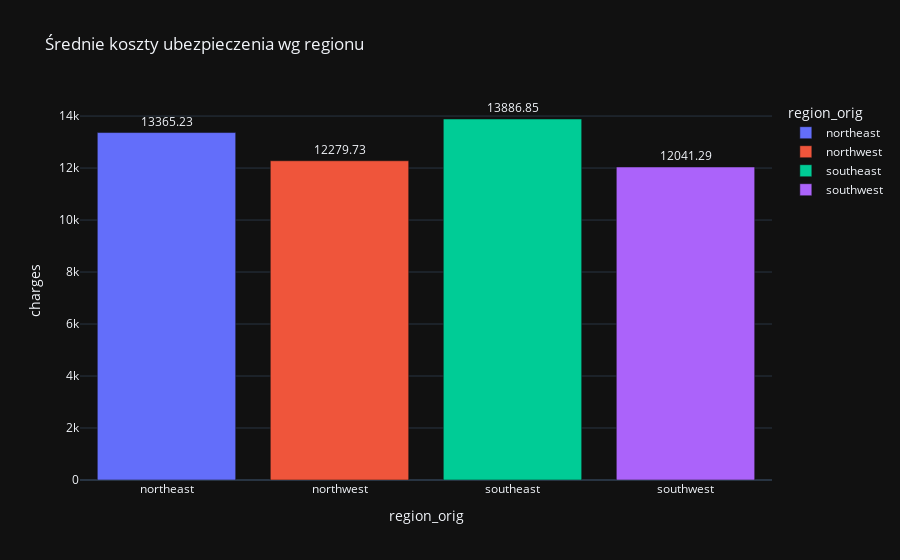

Notebook code cell kept with this figure:
### Code cell
fig4 = px.bar(
    avg_by_region, x='region_orig', y='charges', color='region_orig',
    title="Średnie koszty ubezpieczenia wg regionu", text='charges'
)
fig4.update_traces(texttemplate='%{text:.2f}', textposition='outside')
fig4.show()

### Figure 1 — Plotly figure (JSON) as saved in the notebook; plotly's stock layout.template omitted (floating-point values rounded to 4 significant figures)
{"data": [{"alignmentgroup": "True", "hovertemplate": "region_orig=%{x}<br>charges=%{text}<extra></extra>", "legendgroup": "northeast", "marker": {"color": "#636efa", "pattern": {"shape": ""}}, "name": "northeast", "offsetgroup": "northeast", "orientation": "v", "showlegend": true, "text": [13370.0], "textposition": "outside", "x": ["northeast"], "xaxis": "x", "y": [13370.0], "yaxis": "y", "type": "bar", "texttemplate": "%{text:.2f}"}, {"alignmentgroup": "True", "hovertemplate": "region_orig=%{x}<br>charges=%{text}<extra></extra>", "legendgroup": "northwest", "marker": {"color": "#EF553B", "pattern": {"shape": ""}}, "name": "northwest", "offsetgroup": "northwest", "orientation": "v", "showlegend": true, "text": [12280.0], "textposition": "outside", "x": ["northwest"], "xaxis": "x", "y": [12280.0], "yaxis": "y", "type": "bar", "texttemplate": "%{text:.2f}"}, {"alignmentgroup": "True", "hovertemplate": "region_orig=%{x}<br>charges=%{text}<extra></extra>", "legendgroup": "southeast", "marker": {"color": "#00cc96", "pattern": {"shape": ""}}, "name": "southeast", "offsetgroup": "southeast", "orientation": "v", "showlegend": true, "text": [13890.0], "textposition": "outside", "x": ["southeast"], "xaxis": "x", "y": [13890.0], "yaxis": "y", "type": "bar", "texttemplate": "%{text:.2f}"}, {"alignmentgroup": "True", "hovertemplate": "region_orig=%{x}<br>charges=%{text}<extra></extra>", "legendgroup": "southwest", "marker": {"color": "#ab63fa", "pattern": {"shape": ""}}, "name": "southwest", "offsetgroup": "southwest", "orientation": "v", "showlegend": true, "text": [12040.0], "textposition": "outside", "x": ["southwest"], "xaxis": "x", "y": [12040.0], "yaxis": "y", "type": "bar", "texttemplate": "%{text:.2f}"}], "layout": {"xaxis": {"anchor": "y", "domain": [0.0, 1.0], "title": {"text": "region_orig"}, "categoryorder": "array", "categoryarray": ["northeast", "northwest", "southeast", "southwest"]}, "yaxis": {"anchor": "x", "domain": [0.0, 1.0], "title": {"text": "charges"}}, "legend": {"title": {"text": "region_orig"}, "tracegroupgap": 0}, "title": {"text": "Średnie koszty ubezpieczenia wg regionu"}, "barmode": "relative"}}
